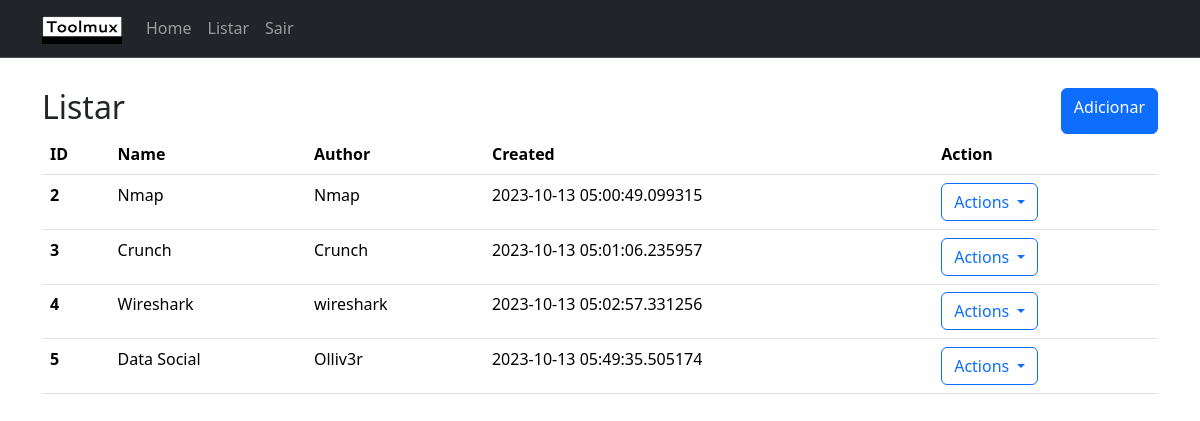
Screenshot of /listar (signed in) with the database file from the repository.
### app/models.py (models this page shows)
class Tool(db.Model):
    id = db.Column(db.Integer, primary_key=True)
    name = db.Column(db.String(120), nullable=False)
    author = db.Column(db.String(120), nullable=False)
    alias = db.Column(db.String(120), nullable=False)
    link = db.Column(db.String(), nullable=True)
    type_install = db.Column(db.String(), nullable=False)
    category = db.Column(db.String(), nullable=False)
    dependencies = db.Column(db.String(), nullable=True)
    created = db.Column(db.DateTime, default=datetime.utcnow)
    modified = db.Column(db.DateTime, default=datetime.utcnow)

### app/routes.py (the view)
@app.route('/listar', methods=['GET',])
@login_required
def listar():
    tool = Tool.query.limit(10).all()
    return render_template('listar.html', tool=tool, title='Listar')

### app/models.py (called while the page is built)
@login.user_loader
def load_user(id):
    return User.query.get(int(id))

### app/templates/listar.html (shortened to what this page needs)
{% extends 'base.html' %}
{% block content %}
<div class="d-flex justify-content-between">
    <h2>{{ title }}</h2>                              <a class="btn btn-primary" href="{{ url_for('cadastrar') }}" role="button">Adicionar</a>
</div>
<table class="table">
    <thead>
	<tr>
	    <th>ID</th>
	    <th>Name</th>
    	    <th>Author</th>
	    <th>Created</th>
	    <th>Action</th>
        </tr>
    </thead>
    <tbody>
    {% for t in tool %}
	<tr>
	    <th>{{ t.id }}</th>
  	    <td>{{ t.name }}</td>
	    <td>{{ t.author }}</td>
	    <td>{{ t.created }}</td>
	    <td>
	    <div class="dropdown">
  	        <a class="btn btn-outline-primary dropdown-toggle"
		href="#"
		role="button"
	        data-bs-toggle="dropdown"
		aria-expanded="false">
		Actions
	        </a>
 	    </div>
	    </td>
	<tr>
    {% endfor %}
    </tbody>
</table>
{% endblock %}

### app/templates/base.html (shortened to what this page needs)
<!DOCTYPE html>
<html lang="pt-br">
    <head>
	<link href="https://cdn.jsdelivr.net/npm/bootstrap@5.3.2/dist/css/bootstrap.min.css" rel="stylesheet">
	<link rel="stylesheet" href="{{ url_for('static', filename='css/custom.css') }}">
    </head>
    <body>
	{% include 'navigation.html' %}
	<div class="container">
	{% block content %}{% endblock %}
        </div>
    </body>
</html>

### app/templates/navigation.html (shortened to what this page needs)
<header>
<nav class="navbar bg-dark navbar-expand-md border-bottom border-body" data-bs-theme="dark">
  <div class="container">
    <a class="navbar-brand"
	href="{{ url_for('index') }}">
      <img src="{{ url_for('static', filename='images/toolmux-logo/png/logo-black.png') }}" class="toolmux-logo">
    </a>
    <div class="collapse navbar-collapse"
	 id="navbarSupportedContent">
      <ul class="navbar-nav me-auto mb-lg-0">
        <li class="nav-item">
	  <a class="nav-link" aria-current="page" href="{{ url_for('index') }}">Home
	  </a>
        </li>
	<li class="nav-item">
	  <a class="nav-link" aria-current="page" href="{{ url_for('listar') }}">Listar
	  </a>
	</li>
	<li class="nav-item">
	  <a class="nav-link" aria-current="page" href="{{ url_for('logout') }}">Sair</a>
	</li>
      </ul>
    </div>
  </div>
</nav>
</header>

### app/static/css/custom.css (style rules this page uses)
header { margin-bottom: 30px !important; }
.toolmux-logo { width: 80px; }

### rows the page displays
Tool: id "2", name "Nmap", author "Nmap", created "2023-10-13 05:00:49.099315"
Tool: id "3", name "Crunch", author "Crunch", created "2023-10-13 05:01:06.235957"
Tool: id "4", name "Wireshark", author "wireshark", created "2023-10-13 05:02:57.331256"
Tool: id "5", name "Data Social", author "Olliv3r", created "2023-10-13 05:49:35.505174"

### other values shown
{{ title }} "Listar"
